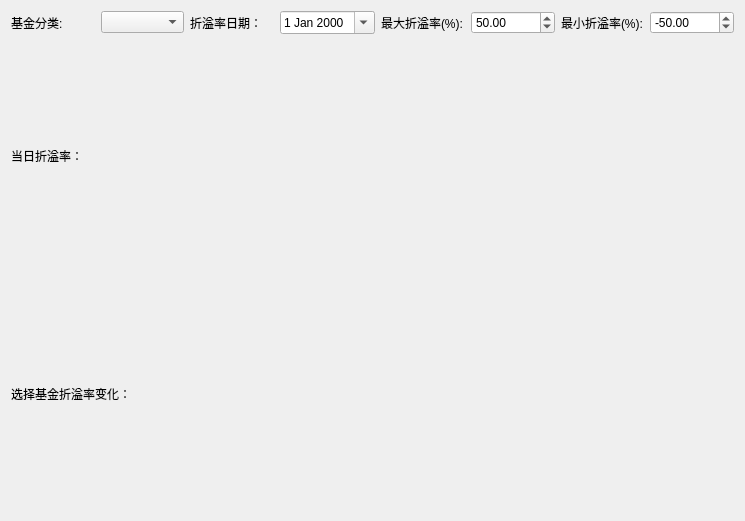
<?xml version="1.0" encoding="UTF-8"?>
<ui version="4.0">
 <class>Dialog</class>
 <widget class="QDialog" name="Dialog">
  <property name="geometry">
   <rect>
    <x>0</x>
    <y>0</y>
    <width>745</width>
    <height>521</height>
   </rect>
  </property>
  <property name="windowTitle">
   <string>Dialog</string>
  </property>
  <layout class="QHBoxLayout" name="horizontalLayout_2">
   <item>
    <layout class="QVBoxLayout" name="verticalLayout" stretch="0,1">
     <item>
      <layout class="QHBoxLayout" name="horizontalLayout">
       <item>
        <widget class="QLabel" name="label_3">
         <property name="text">
          <string>基金分类:</string>
         </property>
        </widget>
       </item>
       <item>
        <widget class="QComboBox" name="fund_cat">
         <property name="editable">
          <bool>false</bool>
         </property>
         <property name="insertPolicy">
          <enum>QComboBox::InsertAtCurrent</enum>
         </property>
        </widget>
       </item>
       <item>
        <widget class="QLabel" name="R_date_label">
         <property name="text">
          <string>折溢率日期：</string>
         </property>
        </widget>
       </item>
       <item>
        <widget class="QDateEdit" name="R_date_input">
         <property name="dateTime">
          <datetime>
           <hour>0</hour>
           <minute>0</minute>
           <second>0</second>
           <year>2000</year>
           <month>1</month>
           <day>1</day>
          </datetime>
         </property>
         <property name="date">
          <date>
           <year>2000</year>
           <month>1</month>
           <day>1</day>
          </date>
         </property>
         <property name="calendarPopup">
          <bool>true</bool>
         </property>
        </widget>
       </item>
       <item>
        <widget class="QLabel" name="label">
         <property name="text">
          <string>最大折溢率(%):</string>
         </property>
        </widget>
       </item>
       <item>
        <widget class="QDoubleSpinBox" name="max_rate">
         <property name="value">
          <double>50.000000000000000</double>
         </property>
        </widget>
       </item>
       <item>
        <widget class="QLabel" name="label_2">
         <property name="text">
          <string>最小折溢率(%):</string>
         </property>
        </widget>
       </item>
       <item>
        <widget class="QDoubleSpinBox" name="min_rate">
         <property name="minimum">
          <double>-100.000000000000000</double>
         </property>
         <property name="value">
          <double>-50.000000000000000</double>
         </property>
        </widget>
       </item>
      </layout>
     </item>
     <item>
      <layout class="QGridLayout" name="gridLayout" columnstretch="0,1" rowminimumheight="0,0" columnminimumwidth="0,0">
       <item row="0" column="0">
        <widget class="QLabel" name="R_date_plot">
         <property name="text">
          <string>当日折溢率：</string>
         </property>
        </widget>
       </item>
       <item row="0" column="1" rowspan="2">
        <widget class="matplotlibWidget" name="widget" native="true"/>
       </item>
       <item row="1" column="0">
        <widget class="QLabel" name="R_date_fund_plot">
         <property name="text">
          <string>选择基金折溢率变化：</string>
         </property>
         <property name="wordWrap">
          <bool>true</bool>
         </property>
        </widget>
       </item>
      </layout>
     </item>
    </layout>
   </item>
  </layout>
 </widget>
 <customwidgets>
  <customwidget>
   <class>matplotlibWidget</class>
   <extends>QWidget</extends>
   <header>matplotlibwidget.h</header>
   <container>1</container>
   <slots>
    <signal>PlotFun()</signal>
   </slots>
  </customwidget>
 </customwidgets>
 <resources/>
 <connections/>
</ui>
